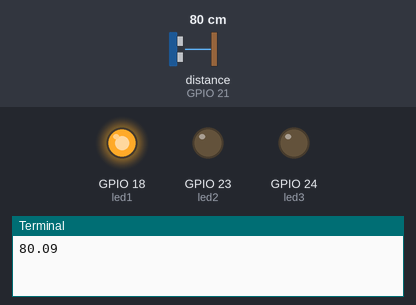
A program run on a simulated Raspberry Pi (BCM pin numbers). On the bench: output pins drawn as LEDs (lit = HIGH), the last lines printed to the terminal. The test bench sets the inputs (shaded band); at power-on: distance to the obstacle (sensor on GPIO 21) 80 cm. The echo pulse lasts 58.3 µs per cm; the clock reads 2024-03-15 10:24:30 at power-on unless the program sets it; pins used as bus, display or sensor lines are not drawn.

Above: at 1.2 s.
1.3 s: distance to the obstacle (sensor on GPIO 21) set to 28 cm
3.2 s: distance to the obstacle (sensor on GPIO 21) set to 22 cm
At 4.4 s:
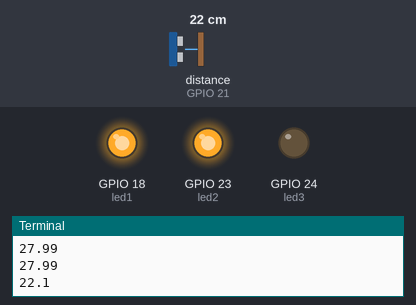
5.5 s: distance to the obstacle (sensor on GPIO 21) set to 17 cm
7.2 s: distance to the obstacle (sensor on GPIO 21) set to 13 cm
At 8.8 s:
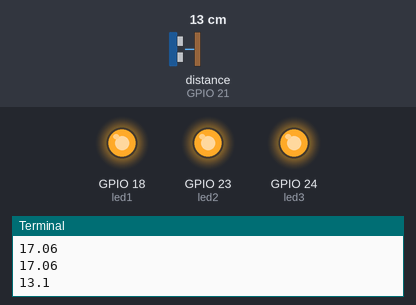
9.5 s: distance to the obstacle (sensor on GPIO 21) set to 18 cm
At 10.5 s:
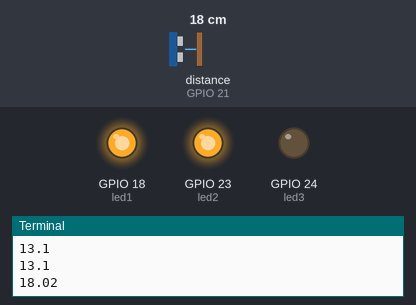
11.5 s: distance to the obstacle (sensor on GPIO 21) set to 2 cm
At 13.3 s:
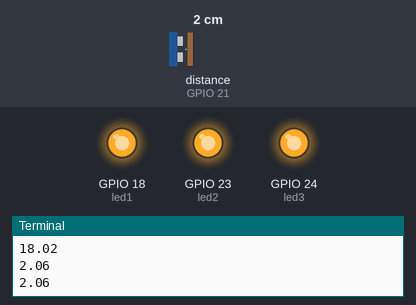
Timing chart, 0 to 14.5 s (numbered marks = the images above; inputs shaded):
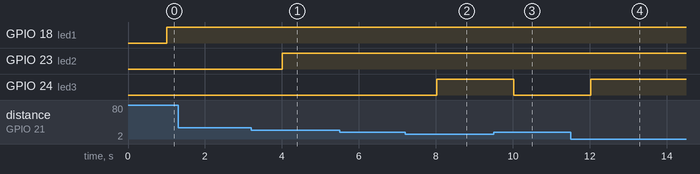

Measured:
- the behaviour switches between 25 and 24 cm on distance to the obstacle (sensor on GPIO 21) (found by bisection; images 0 and 1)
- the behaviour switches between 15 and 14 cm on distance to the obstacle (sensor on GPIO 21) (found by bisection; images 1 and 2)
- after the input at 3.2 s, GPIO 23 (led2): LOW → HIGH after 0.81 s
- after the input at 7.2 s, GPIO 24 (led3): LOW → HIGH after 0.82 s
- after the input at 9.5 s, GPIO 24 (led3): HIGH → LOW after 0.52 s
- after the input at 11.5 s, GPIO 24 (led3): LOW → HIGH after 0.52 s

The program:

0.3.ultrasonic.py
```python
import RPi.GPIO as GPIO
import time

GPIO.setmode(GPIO.BCM)
GPIO.setwarnings(False)

# Pinout
led1 = 18
led2 = 23
led3 = 24
trig = 20
echo = 21

GPIO.setup(led1, GPIO.OUT)
GPIO.setup(led2, GPIO.OUT)
GPIO.setup(led3, GPIO.OUT)
GPIO.setup(trig, GPIO.OUT)
GPIO.setup(echo, GPIO.IN)

def measure():

# Activate Ultrasonic sensor
 GPIO.output(trig, False)
 time.sleep(1)

 GPIO.output(trig, True)
 time.sleep(0.00001)
 GPIO.output(trig, False)

# Measure distance
 while GPIO.input(echo) == 0:
  pulse_start = time.time()

 while GPIO.input(echo) == 1:
  pulse_end = time.time()

# Calculate the distance
 pulse_duration = pulse_end - pulse_start

# Speed of sound at sea level baseline - 343m/s -> cm/s -> ÷2
 distance = pulse_duration * 17150

 distance = round(distance, 2)

 return distance

while True:
 dist = measure()
 print(dist)

 if dist < 15:
  GPIO.output(led1, GPIO.HIGH)
  GPIO.output(led2, GPIO.HIGH)
  GPIO.output(led3, GPIO.HIGH)
 elif dist > 15 and dist < 25:
  GPIO.output(led1, GPIO.HIGH)
  GPIO.output(led2, GPIO.HIGH)
  GPIO.output(led3, GPIO.LOW)
 elif dist > 25 and dist < 100:
  GPIO.output(led1, GPIO.HIGH)
  GPIO.output(led2, GPIO.LOW)
  GPIO.output(led3, GPIO.LOW)
 elif dist > 100:
  GPIO.output(led1, GPIO.LOW)
  GPIO.output(led2, GPIO.LOW)
  GPIO.output(led3, GPIO.LOW)

GPIO.cleanup()
```
